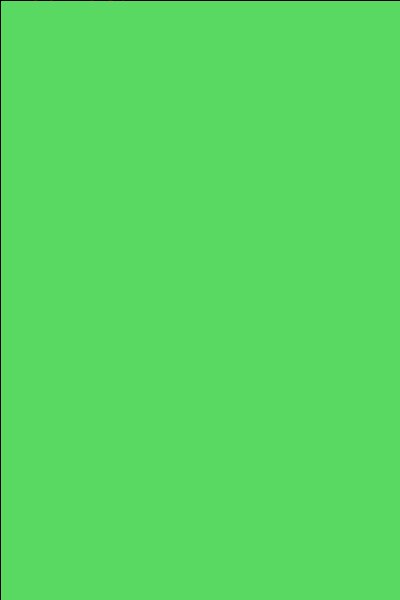
Frame 1 (no input)
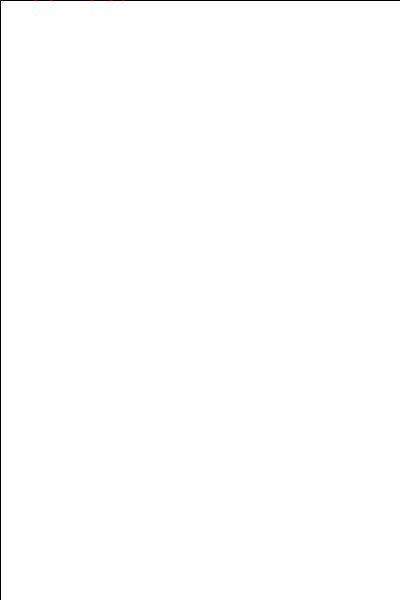
Frame 60 (the mouse pressed at the canvas centre just before this capture)
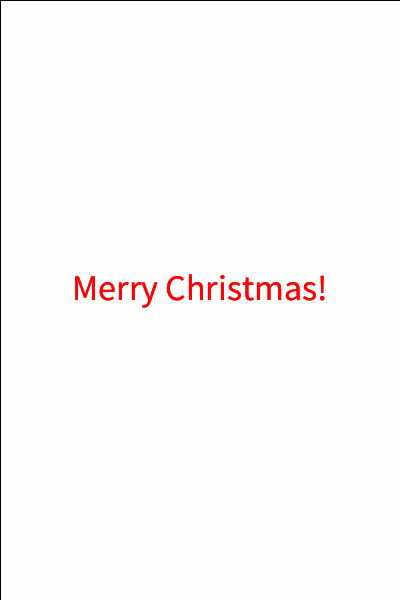
Frame 120 (the mouse held since frame 60 and released just before this capture)

The Processing sketch that drew these frames (run headless with seeded random() and noise(); from frame 60 on, the mouse is pressed at the canvas centre):

// Processing sketch: processing_48925
// ── processing_48925.pde

void setup()
{
  size( 400, 600) ;
  background(20, 200, 33 ) ;
  strokeWeight(1) ;

  
}
void draw()
{
 
  fill( 255, 255, 255, 75) ;
  rect(0, 0, width, height) ;
  
  textAlign(CENTER) ;
  textSize( 36 ) ;
  fill(255, 0, 0 ) ;
  
  text("Merry Christmas!", mouseX, mouseY ) ;
  
}
